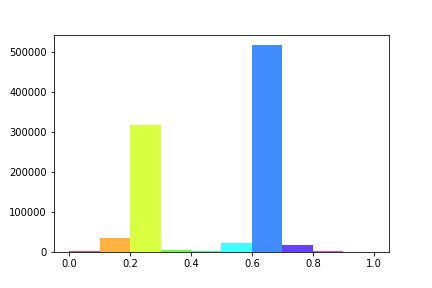
#> input picture testbilder/car_complete_10_bins.png, 432 x 288 px, given in place of racecar.png, which was not available
$ jupyter execute --allow-errors 02_CAMSHIFT.ipynb   (shell and % lines are left out)   (older library calls are emulated)   (text cells are left out)
#> lines starting #> are read from the running program, lines starting #| are printed output that depends on the picture
[cell 1]
# dieser Code wurde als Musterlösung von Tobias Schülke zur Verfügung gestellt und von Tim renoviert

from skimage import io,color
import numpy as np
from matplotlib import pyplot as plt
import matplotlib.patches as patches
import os
import warnings; warnings.simplefilter('ignore')
import math
IMAGES_PER_ROW = 4

MIN_SATURATION_CAR = 0.2
MIN_VALUE_CAR = 0.5
MIN_SATURATION_TACO = 0.8
MIN_VALUE_TACO = 0.2

ROI_FRAME_MARGIN_CAR = 60
ROI_FRAME_MARGIN_TACO = 20

image = io.imread('images/racecar.png')
#> image is the input picture: shape (288, 432, 4); mean R, G, B, A 240.1, 245.3, 244.8, 255
imageCar = image[260:350, 480:640]
#> imageCar = empty array

# ...

def createColorHistogram(img, binCount = 256, out = plt):
    roi = color.rgb2hsv(img)
    invalid = 0 #ToDo
    #initialize list for plotting
    pixel = []
    #search and count pixel hues
    for x in range(roi.shape[0]):
        for y in range(roi.shape[1]):
            hue = roi[x][y][0]
            pixel.append(hue)

    #fig, axs = out.subplots()
    n, bins, patches = out.hist(pixel, binCount,  facecolor='g', alpha=0.75)

    bar_colors = []


    # prepare color list for the bucket colors
    for i in range(binCount):
        current_bin_color_hsv = np.array([[[i/float(binCount), 1, 1]]], dtype=np.float) # hsv ist between 0 and 1
        bar_color_rgb = color.hsv2rgb(current_bin_color_hsv)
        bar_color_rgb_norm = (bar_color_rgb[0][0][0],bar_color_rgb[0][0][1], bar_color_rgb[0][0][2])
        bar_colors.append(bar_color_rgb_norm)

    # set bucket colors
    for thispatch, i in zip(patches, range(binCount)):
        thispatch.set_facecolor(bar_colors[i])
    return n, bins, patches


#> (the rest of this cell did not finish here and is left out)

[cell 2]
fig = plt.figure(figsize=(15, 10))
ax1 = plt.subplot(1, 2, 1)
ax2 = plt.subplot(1, 2, 2)

#> (the rest of this cell did not finish here and is left out)


histCar10 = createColorHistogram(imageCar, 10, ax2)

plt.savefig('testbilder/car_100 and_10_bins.png')

[cell 3]
# [10 lines left out: function calculateProbFor, not called in this run]

'''MIN_SATURATION_CAR = 0.2
MIN_VALUE_CAR = 0.5
MIN_SATURATION_TACO = 0.8
MIN_VALUE_TACO = 0.2'''
#Low and high thresholds are
#set off 10% of the maximum pixel value

# Tipp: in der Nacht sind alle Katzen grau ;)
# [41 lines left out: function createProbDistribution, not called in this run]

lastFrame = io.imread('images/racecar.png')

#lastFrame = io.imread('images/taco/001.jpg')
#face = lastFrame[160:280, 320:450]

nbins = 25 #20 to 80
#histogramFace = createColorHistogram(face, nbins, ax1)
#> (the rest of this cell did not finish here and is left out)

searchBlock = (20, 20)

MIN_SATURATION_CAR = 0.2
MIN_VALUE_CAR = 0.5

probDistr = createProbDistribution(lastFrame, histogramCar, nbins, MIN_SATURATION_CAR, MIN_VALUE_CAR, searchBlock)

io.imshow(probDistr)

[cell 4]
def drawROI(image, x, y, width, height, out = plt):
    currentAxis = plt.gca()
    currentAxis.add_patch(
        patches.Rectangle(
            (x, y),
            width,
            height,
            fill=False,
            edgecolor="red"
        )
    )

    out.imshow(image)

drawROI(image, 480, 260, 160, 90)
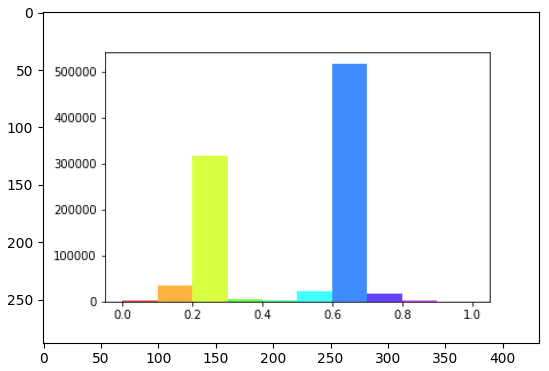
#> figure drawn by matplotlib, 1 panel

[cell 5]
from scipy import ndimage
nbins = 25 #20 to 80
#> (the rest of this cell did not finish here and is left out)


$ run again, on testbilder/image_hist.png
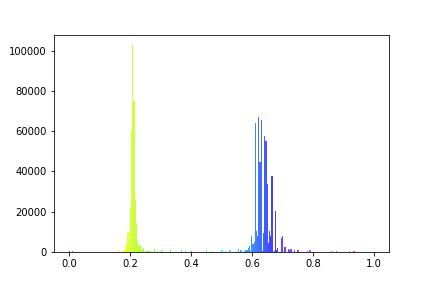
#> input picture testbilder/image_hist.png, 432 x 288 px, given in place of racecar.png, which was not available
#> image is the input picture: shape (288, 432, 4); mean R, G, B, A 249.3, 250, 250.4, 255
#> imageCar = empty array
#> `[cell 4] def drawROI(image, x, y, width, height, out = plt): currentAx..`:
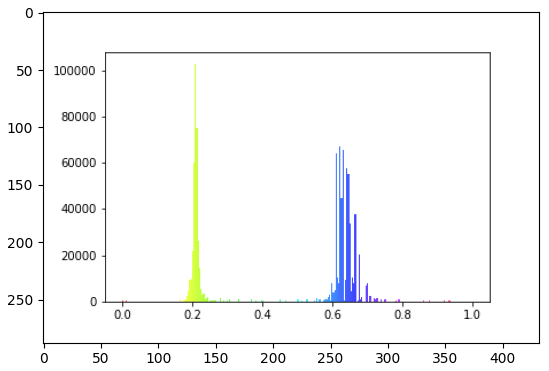
#> figure drawn by matplotlib, 1 panel
